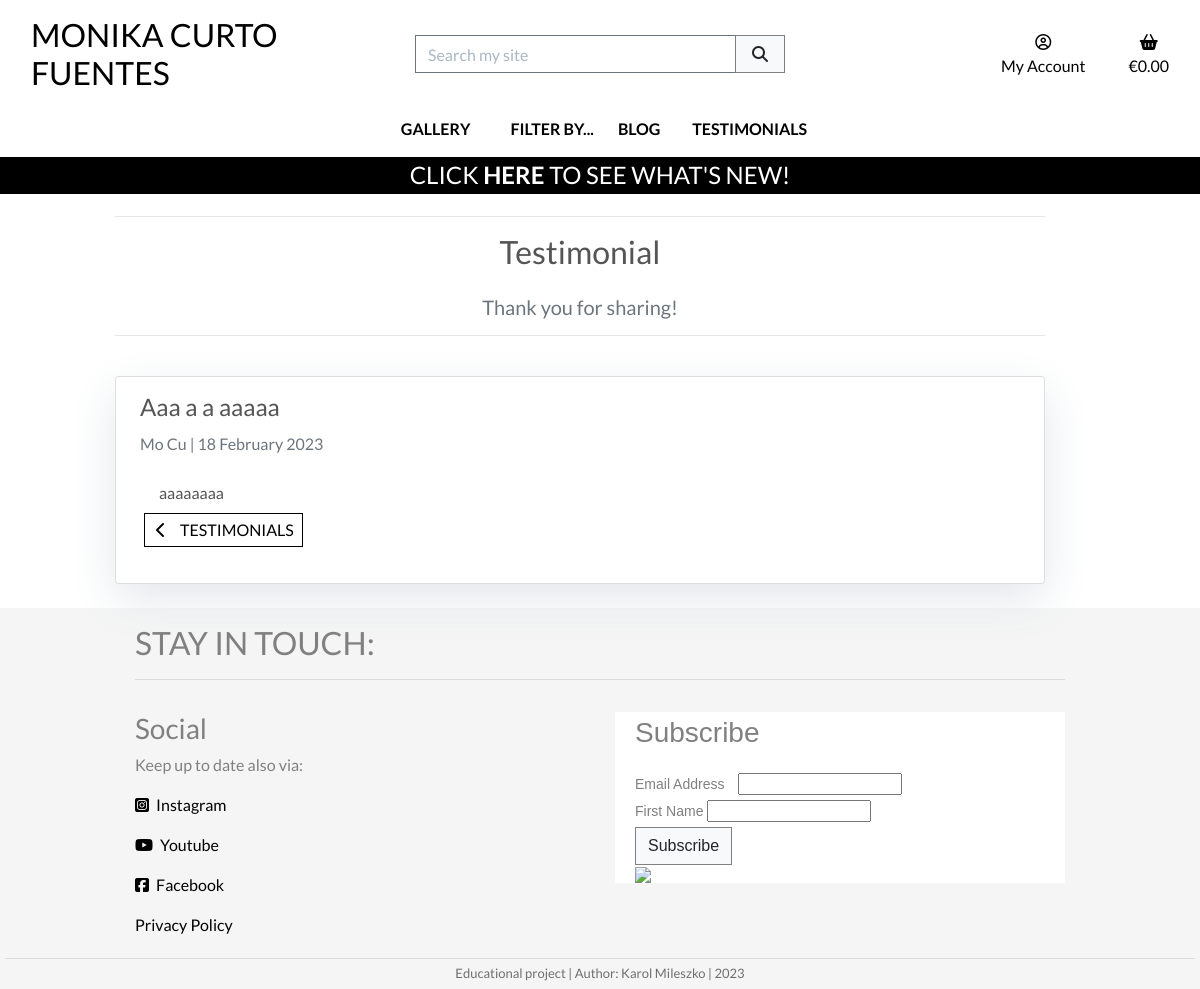
/testimonials/29/, run on the app's committed database.
### testimonials/models.py (models this page shows, shortened)
class Testimonial(models.Model):
    class Meta:
        ordering = ['-created_on']
    title = models.CharField(
        max_length=150,
        null=True,
        blank=True)
    author = models.ForeignKey(
        User,
        on_delete=models.SET_NULL,
        related_name="testimonials",
        null=True,
        blank=True)
    content = models.TextField()
    created_on = models.DateTimeField(
        auto_now_add=True)
    updated_on = models.DateTimeField(
        auto_now=True)
    priority = models.CharField(
        max_length=10,
        choices=PRIORITY_CHOICES,
        default="3 - Normal",
        null=True,
        blank=True)
    live = models.BooleanField(
        default=False)

### testimonials/views.py (the view)
def testimonial_detail(request, testimonial_id):
    testimonial = get_object_or_404(Testimonial, pk=testimonial_id)
    context = {
        'testimonial': testimonial,
    }
    return render(request, 'testimonials/testimonial_detail.html', context)

### bag/contexts.py (called while the page is built, shortened)
def bag_contents(request):
    bag_items = []
    total = 0
    product_count = 0
    bag = request.session.get('bag', {})
    if total < settings.FREE_DELIVERY_THRESHOLD and total > 0:
        min_charge = settings.DELIVERY_MIN_CHARGE
        delivery = max(
            total * Decimal(settings.STANDARD_DELIVERY_PERCENTAGE / 100),
            min_charge)
        free_delivery_delta = settings.FREE_DELIVERY_THRESHOLD - total
    else:
        delivery = 0
        free_delivery_delta = 0
    grand_total = delivery + total
    context = {
        'bag_items': bag_items,
        'total': total,
        'product_count': product_count,
        'delivery': delivery,
        'free_delivery_delta': free_delivery_delta,
        'free_delivery_threshold': settings.FREE_DELIVERY_THRESHOLD,
        'grand_total': grand_total,
    }
    return context

### testimonials/templates/testimonials/testimonial_detail.html (shortened to what this page needs)
{% extends "base.html" %}
{% load static %}
{% block page_header %}
    {% include "includes/page_header.html" with title="Testimonial" subtitle="Thank you for sharing!" %}
{% endblock %}
{% block content %}
        <div class="container mb-4 col-12 col-md-10 offset-md-1">
            <div class="row">
                <div class="col">
                    <div class="card px-2 py-3">
                        <h4 class="card-title ml-3">{{ testimonial.title }}</h4>
                        <p class="card-text text-muted h6 ml-3">{{ testimonial.author.get_full_name|default:testimonial.author.username }} | {{ testimonial.created_on | date:"d F Y" }} </p>
                        <div class="card-body">
                            <div class="col-12">
                                <p class="card-text mb-2">{{testimonial.content|safe }}</p>
                            </div>
                            <a href="{% url 'testimonials' %}"
                                class="btn btn-outline-black rounded-0 px-1 py-1">
                            <span class="icon">
                                <i class="fas fa-chevron-left"></i>
                            </span>
                            <span class="text-uppercase mx-1">Testimonials</span>
                        </a>
                    </div>
                </div>
            </div>
        </div>
    </div>
{% endblock %}

### static/css/base.css (style rules this page uses)
html { height: 100%; }
body { background: url('/media/homepage_background.jpg') no-repeat center center fixed; background-size: cover; height: calc(100vh - 200px); color: #555; font-family: 'Lato'; }
a:link { color: black; text-decoration: none; }
.card-title { font-size: 1.5rem; }
.icon { align-items: center; display: inline-flex; justify-content: center; height: 1.5rem; width: 1.5rem; }
.btn-outline-black { background: white; color: black !important; border: 1px solid black; }
.card { box-shadow: 0 16px 48px #E3E7EB; }
@media (min-width: 1200px) { .container { max-width: 80%; } }

### data on the page
Testimonial: title "Aaa a a aaaaa", author.get_full_name "Mo Cu", created_on "18 February 2023", content "aaaaaaaa"

### other printed values
{{ title }} "Testimonial"
{{ subtitle }} "Thank you for sharing!"
